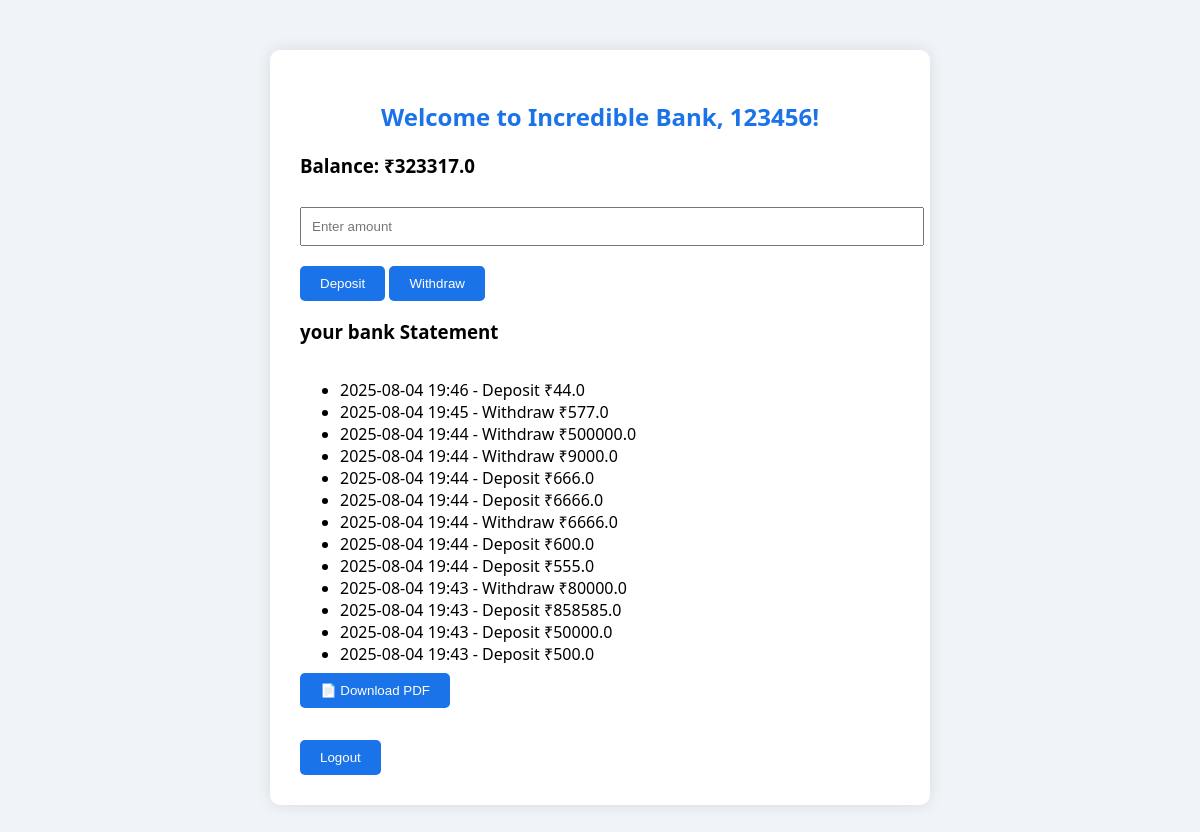
The page /dashboard (signed in) on the database its author committed.
### app.py (models this page shows)
class User(db.Model):
    id = db.Column(db.Integer, primary_key=True)
    username = db.Column(db.String(50), unique=True)
    password = db.Column(db.String(100))
    balance = db.Column(db.Float, default=0.0)

class Transaction(db.Model):
    id = db.Column(db.Integer, primary_key=True)
    user_id = db.Column(db.Integer)
    type = db.Column(db.String(10))
    amount = db.Column(db.Float)
    timestamp = db.Column(db.DateTime, default=datetime.now)

### app.py (the view, shortened to what this page needs)
@app.route('/dashboard', methods=['GET', 'POST'])
def dashboard():
    if 'user_id' not in session:
        return redirect(url_for('login'))
    user = User.query.get(session['user_id'])
    transactions = Transaction.query.filter_by(user_id=user.id).order_by(Transaction.timestamp.desc()).all()
    return render_template('dashboard.html', user=user, transactions=transactions)

### templates/dashboard.html (shortened to what this page needs)
<!DOCTYPE html>
<html>
<head>
    <link rel="stylesheet" href="{{ url_for('static', filename='css/style.css') }}">
</head>
<body>
    <div class="container">
        <h2>Welcome to Incredible Bank, {{ user.username }}!</h2>
        <h3>Balance: ₹{{ user.balance }}</h3>
        <form method="POST">
            <input type="number" name="amount" step="0.01" required placeholder="Enter amount">
            <button type="submit" name="action" value="deposit">Deposit</button>
            <button type="submit" name="action" value="withdraw">Withdraw</button>
        </form>
        <h3>your bank Statement </h3>
        <div style="max-height: 300px; overflow-y: auto;">
  <ul>
    {% for txn in transactions %}
        <li>{{ txn.timestamp.strftime('%Y-%m-%d %H:%M') }} - {{ txn.type }} ₹{{ txn.amount }}</li>
    {% endfor %}
  </ul>
</div>
        <a href="/download_statement"><button>📄 Download PDF</button></a><br><br>
        <a href="/logout"><button>Logout</button></a>
    </div>
</body>
</html>

### static/css/style.css (style rules this page uses)
body { font-family: 'Segoe UI', sans-serif; background-color: #f0f4f8; margin: 0; padding: 0; }
.container { max-width: 600px; margin: 50px auto; background: white; padding: 30px; border-radius: 10px; box-shadow: 0 0 15px rgba(0,0,0,0.1); }
h1, h2 { color: #1a73e8; text-align: center; }
button { background-color: #1a73e8; color: white; padding: 10px 20px; border: none; margin-top: 10px; border-radius: 5px; cursor: pointer; }
input { width: 100%; padding: 10px; margin: 10px 0; }

### rows shown on the page
User: username "123456", balance "323317.0"
Transaction: timestamp "2025-08-04 19:46", type "Deposit", amount "44.0"
Transaction: timestamp "2025-08-04 19:45", type "Withdraw", amount "577.0"
Transaction: timestamp "2025-08-04 19:44", type "Withdraw", amount "500000.0"
Transaction: timestamp "2025-08-04 19:44", type "Withdraw", amount "9000.0"
Transaction: timestamp "2025-08-04 19:44", type "Deposit", amount "666.0"
Transaction: timestamp "2025-08-04 19:44", type "Deposit", amount "6666.0"
Transaction: timestamp "2025-08-04 19:44", type "Withdraw", amount "6666.0"
Transaction: timestamp "2025-08-04 19:44", type "Deposit", amount "600.0"
Transaction: timestamp "2025-08-04 19:44", type "Deposit", amount "555.0"
Transaction: timestamp "2025-08-04 19:43", type "Withdraw", amount "80000.0"
Transaction: timestamp "2025-08-04 19:43", type "Deposit", amount "858585.0"
Transaction: timestamp "2025-08-04 19:43", type "Deposit", amount "50000.0"
Transaction: timestamp "2025-08-04 19:43", type "Deposit", amount "500.0"
